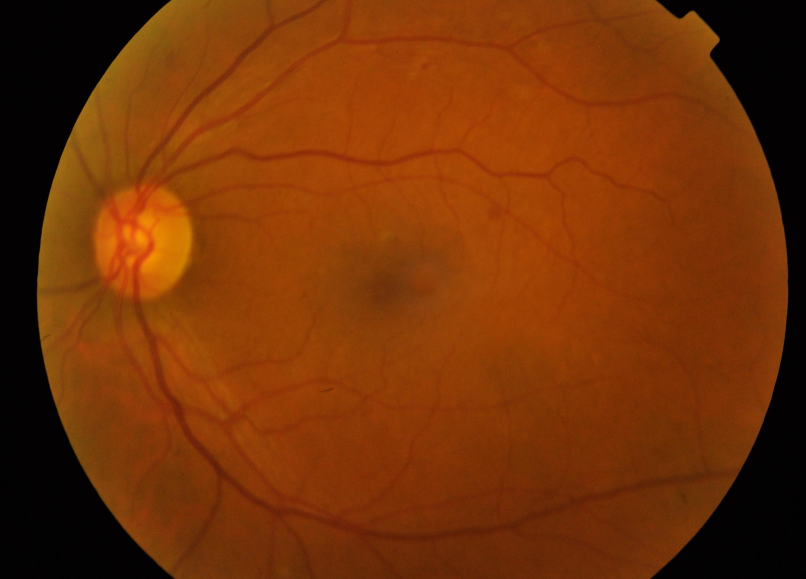
#> input picture App/Data/ORI/MILD/00cb6555d108.png, 2416 x 1736 px (shown at 1/3 size); its folder holds only this picture in this run
$ python -i 'Preprocess_Gaussian Blur.py'   (imports and definitions only)
#> lines starting #> are read from the running program, lines starting #| are printed output that depends on the picture; after the words box and inside, x2 and y2 are one past the last pixel; in counts of white or black regions, pixels touching at a corner belong together
#> in load_ben_color, image is the input picture: shape (1736, 2416, 3); mean B, G, R 6.6, 50.4, 117
import os
import cv2
import numpy as np
import glob
import matplotlib.pyplot as plt
path = glob.glob("Gaussian Blur/*.jpeg")

def crop_image_from_gray(img,tol=7):
#> called with tol = 7
    if img.ndim ==2:
        mask = img>tol
        return img[np.ix_(mask.any(1),mask.any(0))]
    elif img.ndim==3:
        gray_img = cv2.cvtColor(img, cv2.COLOR_RGB2GRAY)
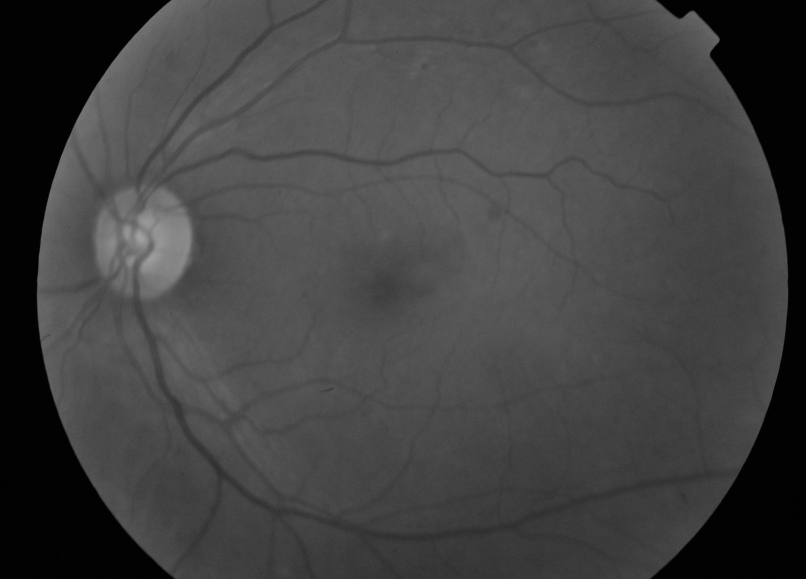
#> gray_img: shape (1736, 2416) (shown at 1/3 size); min 0, max 163, mean 65.4
        mask = gray_img>tol
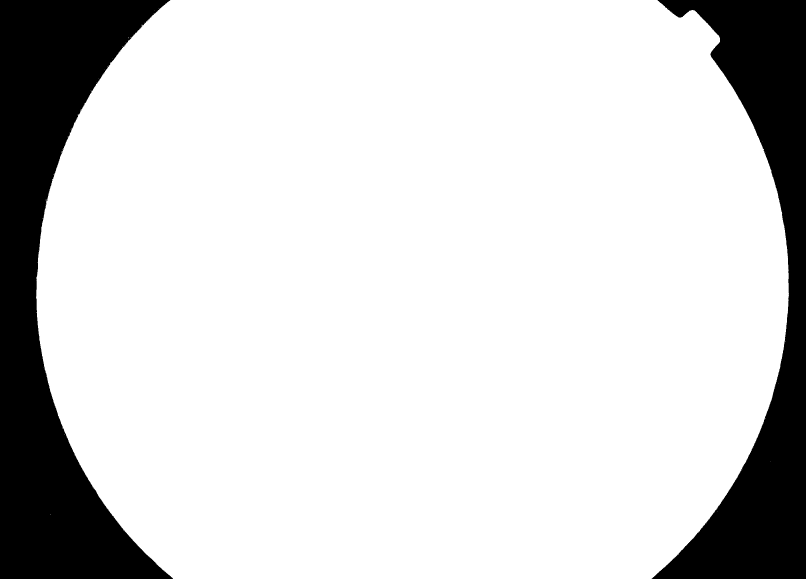
#> mask: shape (1736, 2416) bool (shown at 1/3 size); 83.4% white; 3 black regions (1 under 20 px), largest, box (x1, y1, x2, y2) and area: (0, 0, 519, 1736) 404595, (1955, 0, 2416, 1736) 292282

        check_shape = img[:,:,0][np.ix_(mask.any(1),mask.any(0))].shape[0]
#> check_shape = 1736
        if (check_shape == 0): # image is too dark so that we crop out everything,
            return img # return original image
        else:
            img1=img[:,:,0][np.ix_(mask.any(1),mask.any(0))]
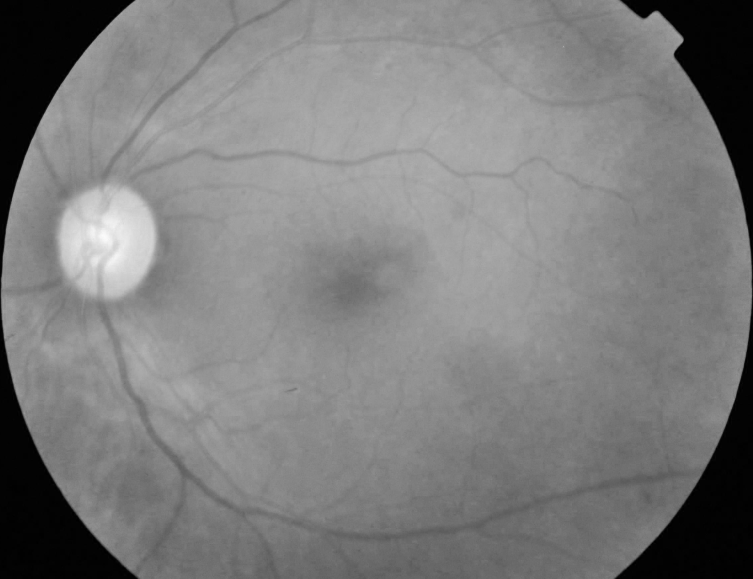
#> img1: shape (1736, 2259) (shown at 1/3 size); min 0, max 253, mean 125
            img2=img[:,:,1][np.ix_(mask.any(1),mask.any(0))]
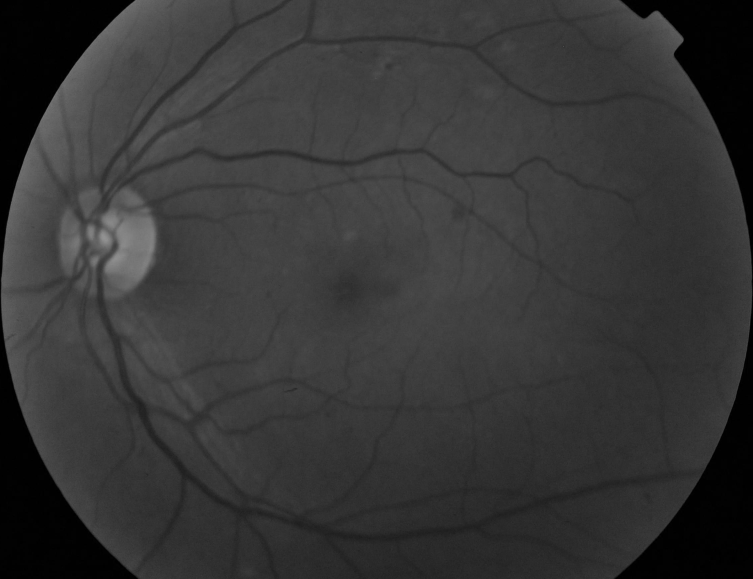
#> img2: shape (1736, 2259) (shown at 1/3 size); min 0, max 148, mean 53.9
            img3=img[:,:,2][np.ix_(mask.any(1),mask.any(0))]
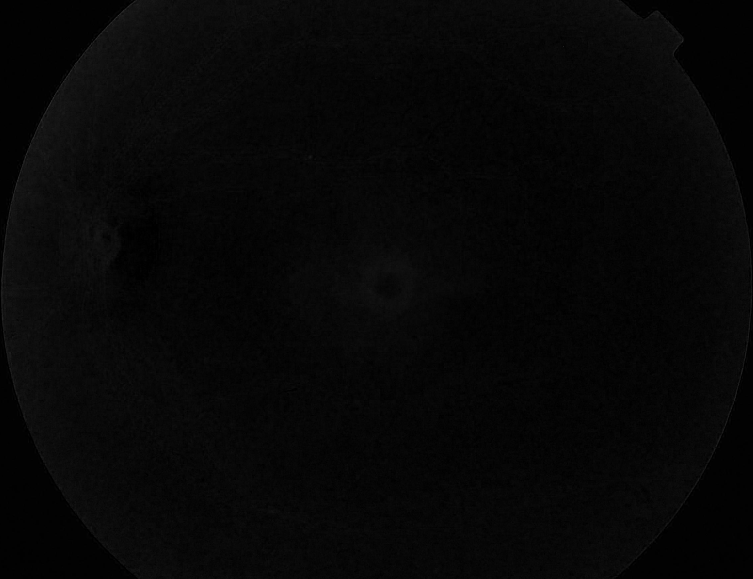
#> img3: shape (1736, 2259) (shown at 1/3 size); min 0, max 77, mean 6.9
    #         print(img1.shape,img2.shape,img3.shape)
            img = np.stack([img1,img2,img3],axis=-1)
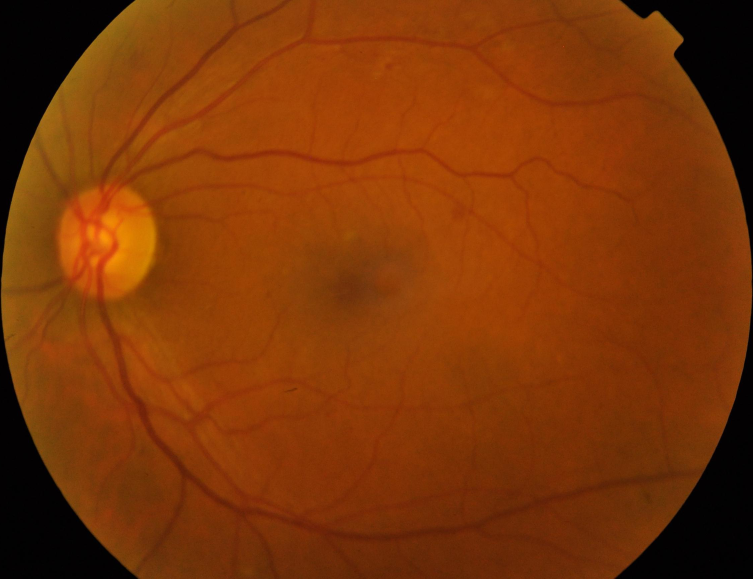
#> img: shape (1736, 2259, 3) (shown at 1/3 size); mean R, G, B 125, 53.9, 6.9
    #         print(img.shape)
        return img


def load_ben_color(path, sigmaX=10):
    image = cv2.imread(path)
    image = cv2.cvtColor(image, cv2.COLOR_BGR2RGB)
    image = crop_image_from_gray(image)
    image = cv2.resize(image, (600, 600))
#> image: shape (600, 600, 3)
    image=cv2.addWeighted ( image,4, cv2.GaussianBlur( image , (0,0) , sigmaX) ,-4 ,128)
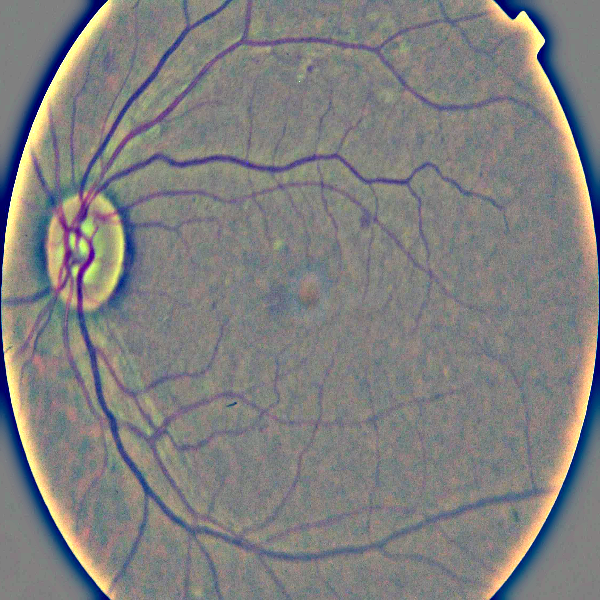
#> image: shape (600, 600, 3); mean R, G, B 128.3, 128, 128

    return image

cv_img = []
# [4 lines not run here, left out]
    #plt.imshow(img2)

>>> result = load_ben_color('../App/Data/ORI/MILD/00cb6555d108.png')

$ run again, on App/Data/ORI/MILD/0ad7f631dedb.png
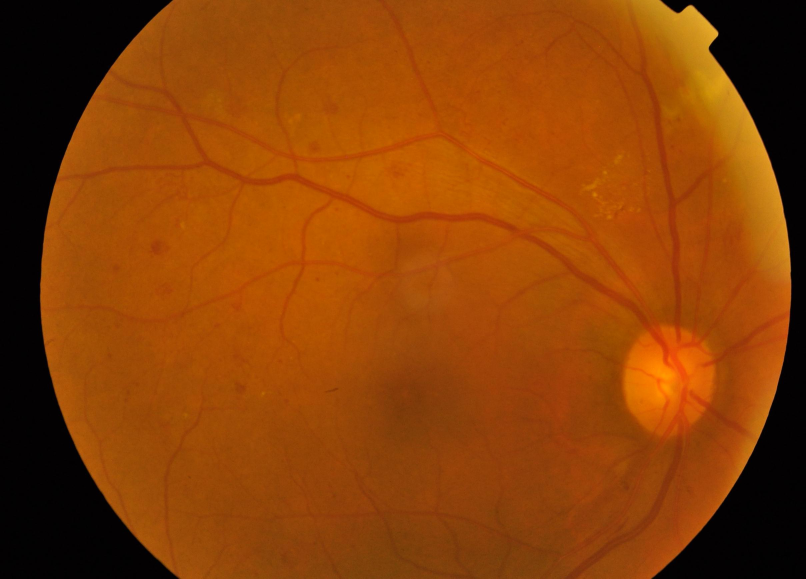
#> input picture App/Data/ORI/MILD/0ad7f631dedb.png, 2416 x 1736 px (shown at 1/3 size)
#> in load_ben_color, image is the input picture: shape (1736, 2416, 3); mean B, G, R 6, 64.3, 138.4
#> in crop_image_from_gray, `mask = gray_img>tol`:
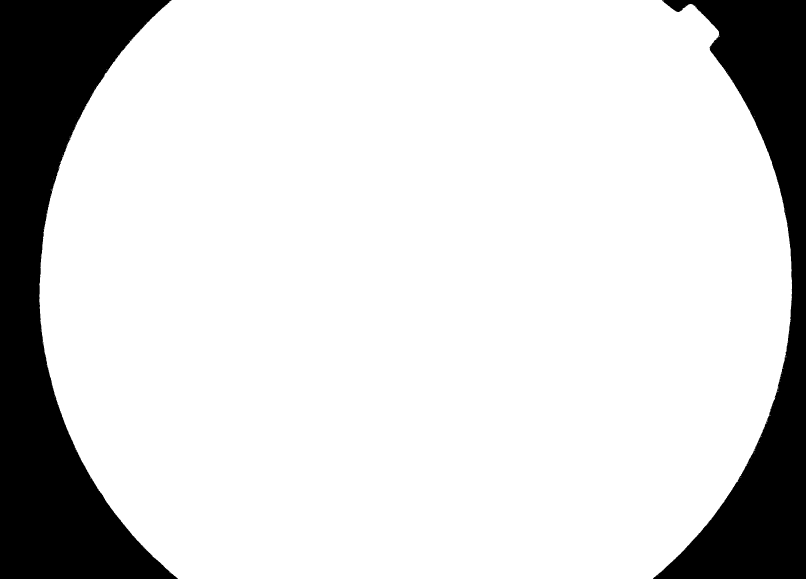
#> mask: shape (1736, 2416) bool (shown at 1/3 size); 83.4% white; 3 black regions (1 under 20 px), largest, box (x1, y1, x2, y2) and area: (0, 0, 533, 1736) 420764, (1959, 0, 2416, 1736) 276280
#> in load_ben_color, `image=cv2.addWeighted ( image,4, cv2.GaussianBlur( image , (0,0) , sig..`:
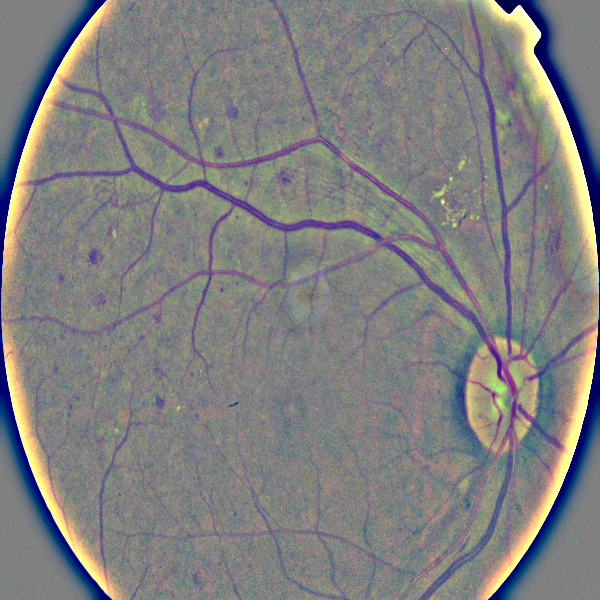
#> image: shape (600, 600, 3); mean R, G, B 128.3, 128, 127.9

$ run again, on App/Data/ORI/MILD/1bb0ddfe753a.png
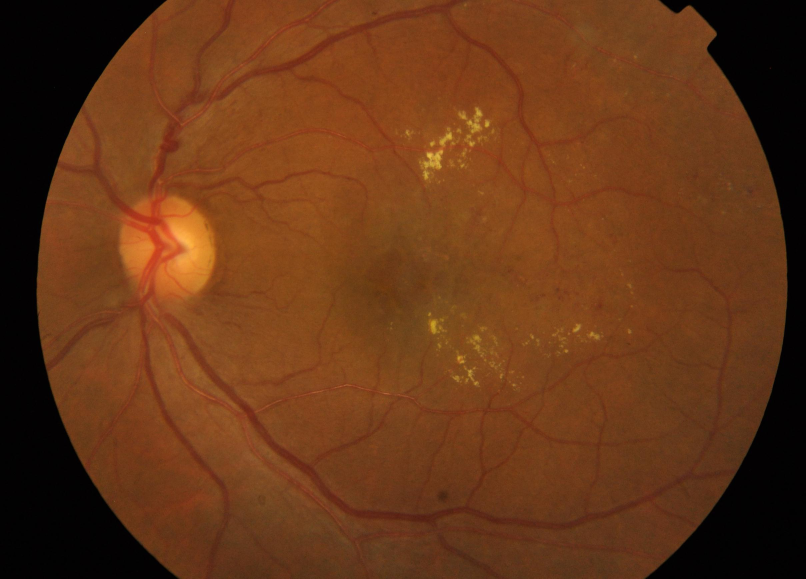
#> input picture App/Data/ORI/MILD/1bb0ddfe753a.png, 2416 x 1736 px (shown at 1/3 size)
#> in load_ben_color, image is the input picture: shape (1736, 2416, 3); mean B, G, R 23.6, 54.9, 102.9
#> in crop_image_from_gray, `mask = gray_img>tol`:
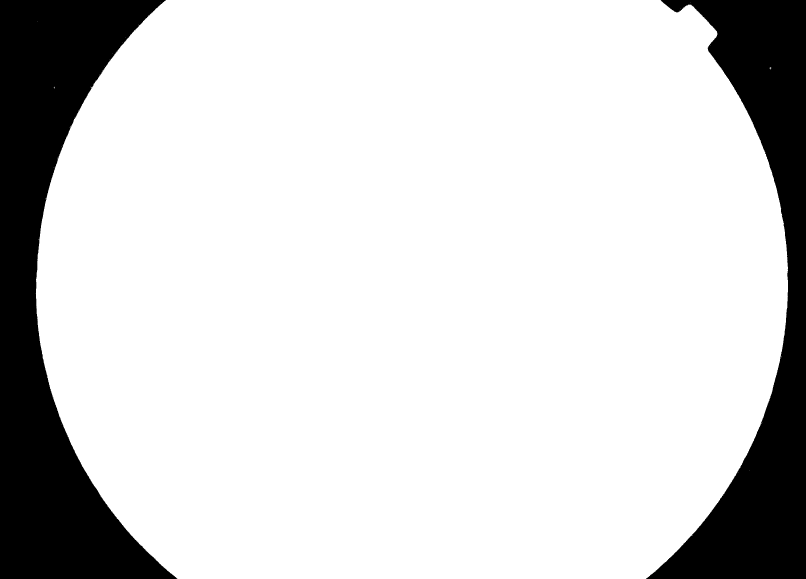
#> mask: shape (1736, 2416) bool (shown at 1/3 size); 83.3% white; 2 black regions, box (x1, y1, x2, y2) and area: (0, 0, 532, 1736) 403504, (1938, 0, 2416, 1736) 297072
#> in load_ben_color, `image=cv2.addWeighted ( image,4, cv2.GaussianBlur( image , (0,0) , sig..`:
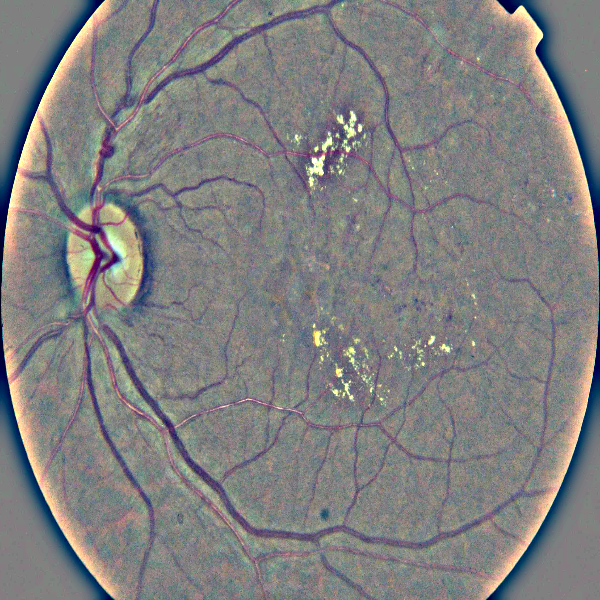
#> image: shape (600, 600, 3); mean R, G, B 128.3, 127.8, 128
